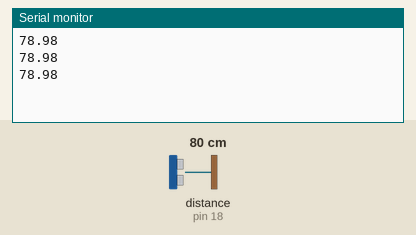
Simulated run of this sketch. Board: Arduino Uno, built with avr-gcc and run on an emulated ATmega328P. On the bench: the last lines printed to the serial monitor. Wiring (inferred from the names in the program): ultrasonic range finder: trigger pin 5; echo pin 18. The inputs (shaded band) are chosen by the test bench; at power-on: distance to the obstacle (sensor on pin 18) 80 cm. The echo pulse lasts 58.3 µs per cm; the ROS host is connected and sends only what is stated.

Above: at 1.3 s.
1.4 s: distance to the obstacle (sensor on pin 18) set to 2 cm
At 1.9 s:
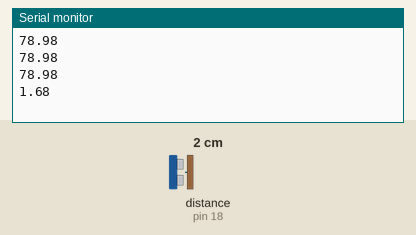
2.9 s: distance to the obstacle (sensor on pin 18) set to 4 cm
At 3.4 s:
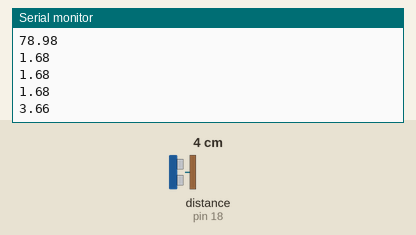
Timing chart, 0 to 5.9 s (numbered marks = the images above; inputs shaded):
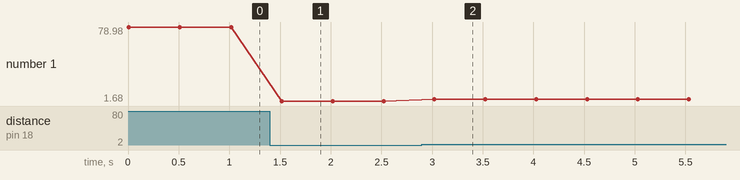

Measured:
- after the input at 1.4 s, the serial monitor: prints a new line after 0.12 s (image 1)
- after the input at 2.9 s, the serial monitor: prints a new line after 0.12 s (image 2)
- plotted number 1: 78.98 → 1.68 after the input at 1.4 s, 1.68 → 3.66 after the input at 2.9 s

The sketch:

ultrasonic_interfacing.ino
```cpp
#include <ros.h>
#include <std_msgs/Int16.h>

const int trig_Pin = 5;
const int echo_Pin = 18;

#define SPEED_OF_SOUND 0.034

long duration ;
float distance_in_cm;

ros::NodeHandle  nh;

std_msgs::Int16 ultrasonic_msg;
ros::Publisher ultrasonic_node("ultrasonic_values", &ultrasonic_msg );

void setup()
{
    pinMode(trig_Pin,OUTPUT);
    pinMode(echo_Pin,INPUT);
    nh.initNode();
    Serial.begin(115200);
    nh.advertise(ultrasonic_node);
}

void loop()
{

  digitalWrite(trig_Pin,LOW);
  delayMicroseconds(2);
  digitalWrite(trig_Pin,HIGH);
  delayMicroseconds(10);
  digitalWrite(trig_Pin,LOW);

    duration = pulseIn(echo_Pin ,HIGH);
    distance_in_cm = ( duration * SPEED_OF_SOUND  )/ 2;
    ultrasonic_msg.data=distance_in_cm;
    Serial.println(distance_in_cm);
    ultrasonic_node.publish(&ultrasonic_msg);
    nh.spinOnce();
    delay(500);
}
```
